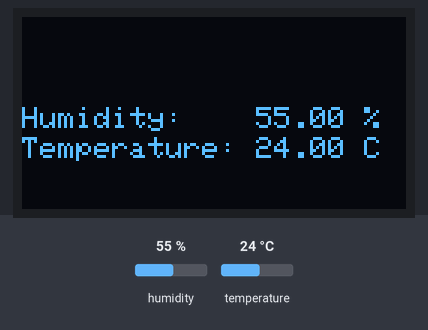
A sketch run on a simulated Arduino Uno, built with avr-gcc and run on an emulated ATmega328P. Shown: 128×64 one-colour display. The test bench sets the inputs (shaded band); at power-on: humidity 55 %, temperature 24 °C. The display library's start-up logo is not drawn; what the sketch prints to the serial monitor is not drawn.

Above: at 4.7 s.
4.8 s: humidity set to 22 %
At 9.3 s:
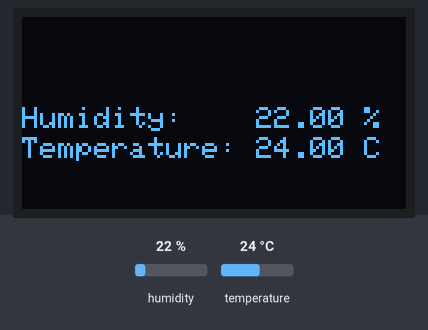
9.6 s: temperature set to 12 °C
At 12.6 s:
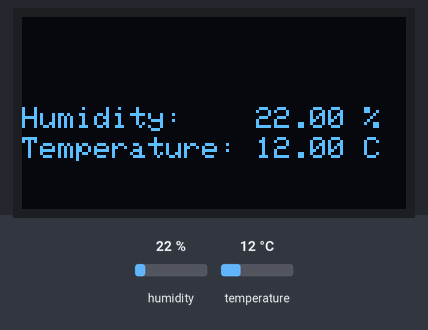
13.7 s: humidity set to 40 %
At 17.2 s:
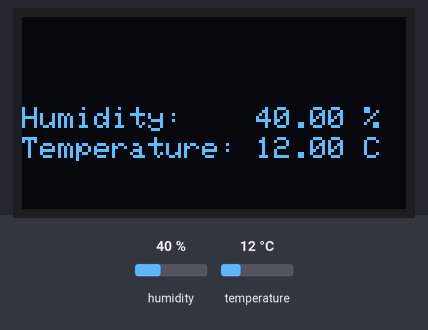
17.8 s: temperature set to 19 °C
Timing chart, 0 to 20.8 s (numbered marks = the images above; inputs shaded):
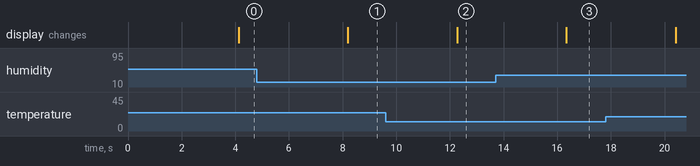

Measured:
- after the input at 4.8 s, the display: changes after 3.4 s (image 1)
- after the input at 9.6 s, the display: changes after 2.7 s (image 2)
- after the input at 13.7 s, the display: changes after 2.6 s (image 3)

The sketch:

sketch_sep27a.ino
```cpp
#include "DHT.h"

#include <Wire.h>
#include <SPI.h>

#include <Adafruit_GFX.h>
#include <Adafruit_SSD1306.h>

#define DHTPIN 2
#define DHTTYPE DHT22
#define OLED_RESET 4

#define SCREEN_WIDTH 128 // OLED display width, in pixels
#define SCREEN_HEIGHT 64 // OLED display height, in pixels

// Declaration for an SSD1306 display connected to I2C (SDA, SCL pins)
#define OLED_RESET     4 // Reset pin # (or -1 if sharing Arduino reset pin)
Adafruit_SSD1306 display(SCREEN_WIDTH, SCREEN_HEIGHT, &Wire, OLED_RESET);

DHT dht(DHTPIN, DHTTYPE);

int screenWidth = SCREEN_WIDTH;
int screenHeight = SCREEN_HEIGHT;

void setup() {
  {
    Wire.begin();
    display.begin(SSD1306_SWITCHCAPVCC, 0x3C);
    Serial.begin(9600);
    dht.begin();

    Serial.println("initialized");
  }

   // SSD1306_SWITCHCAPVCC = generate display voltage from 3.3V internally
  if(!display.begin(SSD1306_SWITCHCAPVCC, 0x3C)) { // Address 0x3C
    Serial.println(F("SSD1306 allocation failed"));
    for(;;); // Don't proceed, loop forever
  }
}

void loop() {
  delay(2000); // Pause for 2 seconds
  display.display();

  float h = dht.readHumidity();
  float t = dht.readTemperature();

  if (isnan(h) || isnan(t)) {
    Serial.println("Failed to read from DHT sensor!");
    return;
  }

  display.clearDisplay();
  display.setTextColor(WHITE);
  display.setTextSize(1);

  //Set the cursor coordinates
  display.setCursor(0,30);
  display.print("Humidity:    ");
  display.print(h);
  display.print(" %");

  display.setCursor(0,40);
  display.print("Temperature: ");
  display.print(t);
  display.print(" C");
}
```
